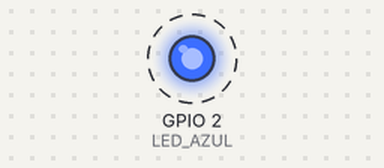
The program below on a simulated ESP32. Shown: output pins drawn as LEDs (lit = HIGH). Dashed ring = blinking. WiFi joins after 1.5 s; servers stay silent unless stated; the local clock reads 2024-03-15 10:24:30 at power-on unless the program sets it; what the program prints to the serial monitor is not drawn.

Above: at 5.0 s.
Timing chart, 0 to 9.2 s (numbered marks = the images above):
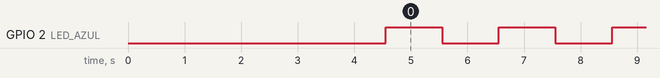

Measured:
- by itself, GPIO 2 (LED_AZUL): alternates HIGH for 1.0 s and LOW for 1.0 s

The program:

main.cpp
```cpp
#include <Arduino.h>
#include <WiFi.h>
#include <WiFiUdp.h>
#include <time.h>

/* Credenciales de la red Wi-Fi */
const char* ssid = "TP-LINK_C062";
const char* password = "77817570";
const char* MY_TZ = "CET-1CEST,M3.5.0,M10.5.0/3"; // Zona horaria de Madrid

/* Variables LED AZUL*/
const int LED_AZUL = 2;
unsigned long anteriorMillisBlink = 0;
int estadoLed = LOW;

/* Variables Hora */
unsigned long anteriorMillisHora = 0;
const unsigned long intervaloHora = 10000; // 10 segundos

void wifiSetUp();
void pruebaConexion();
String getTimeStamp();
void setNTP();
void blinkLed(int parpadeo);


void setup() {
  Serial.begin(9600);
  delay(1000); // Pequeña pausa para asegurar que el monitor serial esté listo

  wifiSetUp();

  /* Espera activa */
  while (WiFi.status() != WL_CONNECTED) {
    delay(500);
    Serial.print(".");
  }

  delay(2000); // Espera un poco para que la conexión Wi-Fi se establezca

  setNTP();  // Configura el NTP para sincronizar la hora
  pinMode(LED_BUILTIN, OUTPUT);
  pruebaConexion(); // Llama a la función de prueba de conexión
}

void loop() {
  // put your main code here, to run repeatedly:
  blinkLed(1000);

  unsigned long actualMillis = millis();

  if (actualMillis - anteriorMillisHora >= intervaloHora) {
    anteriorMillisHora = actualMillis;

    if (WiFi.status() == WL_CONNECTED) {

      Serial.print(F("Timestamp -> "));
      Serial.println(getTimeStamp());
    }
  }
}

void pruebaConexion() {
  Serial.println(F("--- MODULAR TEST: INTERNET CONNECTION ---"));
  // Llama a tu función configurada

  if (WiFi.status() == WL_CONNECTED) {
    Serial.print(F("[OK] IP asignada: "));
    Serial.println(WiFi.localIP());
    Serial.print(F("[OK] Intensidad señal (RSSI): "));
    Serial.print(WiFi.RSSI());
    Serial.println(F(" dBm"));
  } else {
    Serial.println(F("[ERROR] No se pudo conectar al SSID: TP-LINK_C062"));
  }
}

void wifiSetUp() {
  Serial.print("\nConectando a: ");
  Serial.println(ssid);
  WiFi.hostname("ESP32_t0rt1s");
  WiFi.mode(WIFI_STA);
  WiFi.begin(ssid, password);
}

String getTimeStamp(){
  time_t now = time(nullptr);
  struct tm* p_tm = localtime(&now);
  char timestamp[30];

  if(p_tm->tm_year > 70){ // Verifica que el año sea posterior a 1970
    sprintf(timestamp, "%02d/%02d/%04d %02d:%02d:%02d",
            p_tm->tm_mday,
            p_tm->tm_mon + 1,
            p_tm->tm_year + 1900,
            p_tm->tm_hour,
            p_tm->tm_min,
            p_tm->tm_sec);

    return String(timestamp);
  } else {
    return String("Error conexión NTP");
  }
}

void setNTP() {
  configTzTime(MY_TZ, "pool.ntp.org", "time.google.com");
}

void blinkLed(int parpadeo) {
  unsigned long actualMillis = millis();
  if (actualMillis - anteriorMillisBlink >= (unsigned long)parpadeo) {
    anteriorMillisBlink = actualMillis;
    estadoLed = !estadoLed;
    digitalWrite(LED_AZUL, estadoLed);
  }
}
```
